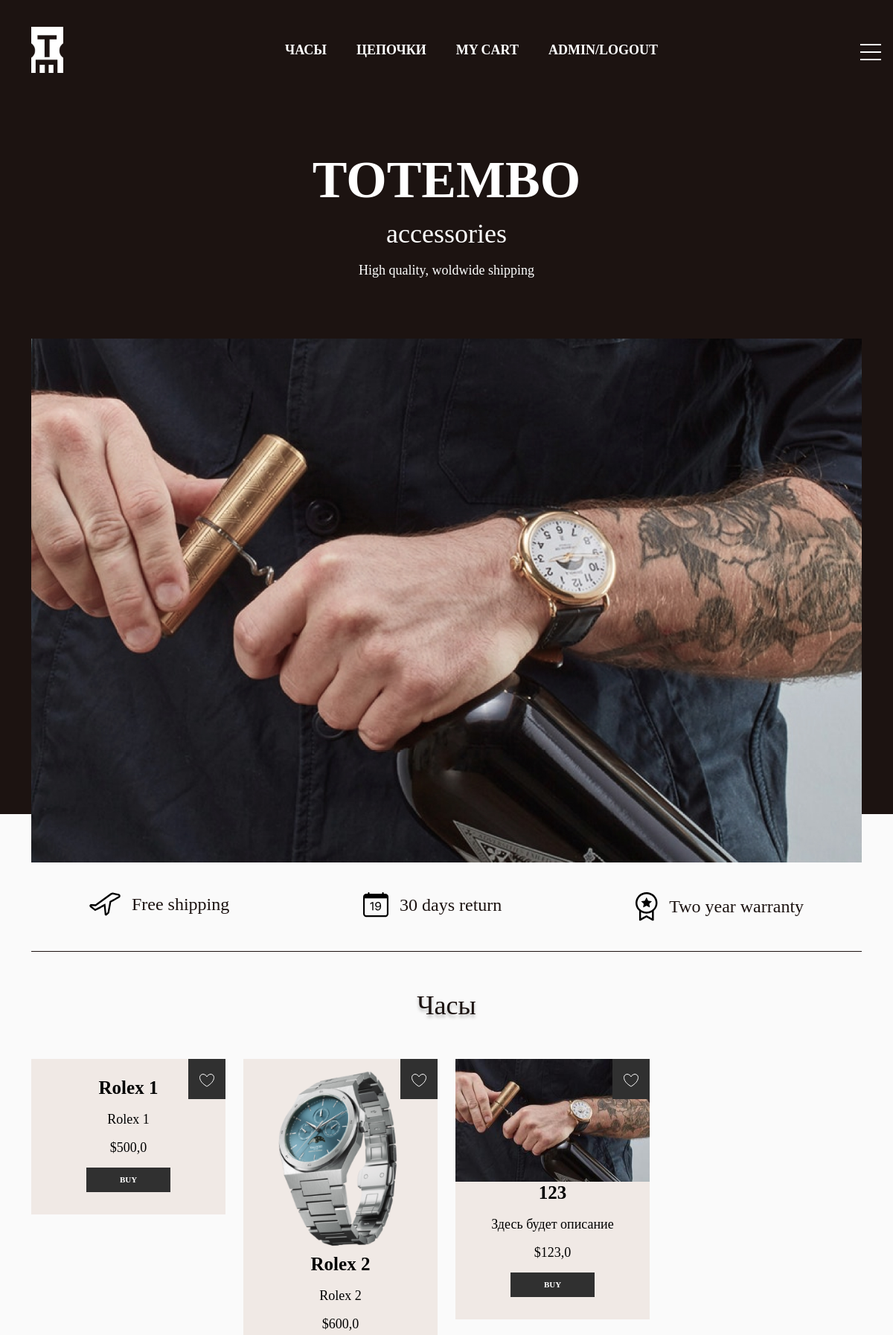
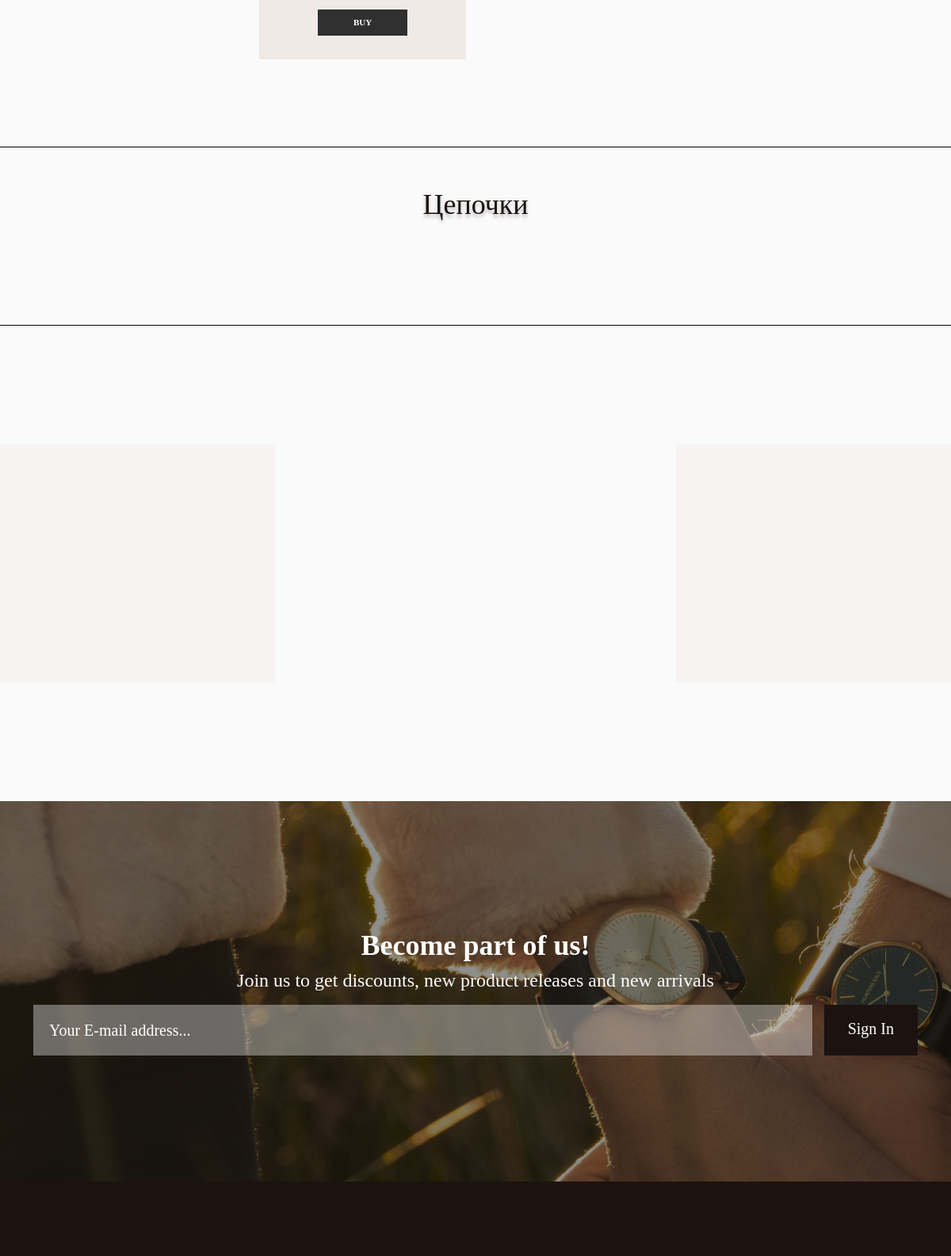
The app's page / (signed in, upper part) with its own data (2 pictures, top to bottom).
### store/models.py (models this page shows, shortened)
class Category(models.Model):
    title = models.CharField(max_length=255, verbose_name='Категория')
    image = models.ImageField(upload_to='categories/', verbose_name='Изображение')
    slug = models.SlugField(unique=True, null=True, verbose_name='слаг')
    def get_absolute_url(self):
        return reverse('category', kwargs={'slug': self.slug})
    def __str__(self):
        return self.title
    class Meta:
        verbose_name = 'Категория'
        verbose_name_plural = 'Категории'

class Product(models.Model):
    title = models.CharField(max_length=255, verbose_name='Название товара')
    description = models.TextField(verbose_name='Описание товара', default='Здесь будет описание')
    price = models.FloatField(verbose_name='Цена товара')
    size = models.IntegerField(verbose_name='Размер в мм', default=30)
    colour = models.CharField(max_length=30, verbose_name='Цвет/Материал', default='Золото')
    created_at = models.DateTimeField(auto_now_add=True, verbose_name='Дата добавления')
    updated_at = models.DateTimeField(auto_now=True, verbose_name='Дата обновления')
    quantity = models.IntegerField(verbose_name='Кол-во на складе')
    category = models.ForeignKey(Category,
                                 on_delete=models.CASCADE,
                                 verbose_name='Категория',
                                 related_name='products')
    slug = models.SlugField(unique=True, null=True, verbose_name='Слаг')
    def get_absolute_url(self):
        return reverse('product', kwargs={'slug': self.slug})
    def get_first_photo(self):
        if self.images:
            try:
                return self.images.first().photo.url
            except:
                return 'https://экологиякрыма.рф/img/19893719.jpg'
        else:
            return 'https://экологиякрыма.рф/img/19893719.jpg'
    class Meta:
        verbose_name = 'Товар'
        verbose_name_plural = 'Товары'

class Gallery(models.Model):
    product = models.ForeignKey(Product, on_delete=models.CASCADE, verbose_name='Товар', related_name='images')
    photo = ResizedImageField(size=[630, 630], upload_to='products/', null=True, blank=True, verbose_name='Изображение')
    class Meta:
        verbose_name = 'Изображение'
        verbose_name_plural = 'Галерея товаров'

### store/views.py (the view)
# urls.py: path('', ProductList.as_view(), name='product_list'),
class ProductList(ListView):
    model = Product
    extra_context = {
        'title': 'TOTEMBO: Главная страница'
    }
    template_name = 'store/product_list.html'
    context_object_name = 'categories'
    def get_queryset(self):
        categories = Category.objects.all()
        data = []
        for category in categories:
            products = category.products.all()[:4]
            if category.image:
                image = category.image.url
            else:
                image = 'https://экологиякрыма.рф/img/19893719.jpg'
            data.append({
                'title': category,
                'products': products,
                'image': image
            })
        return data

### store/templatetags/store_tags.py (called while the page is built)
@register.simple_tag()
def get_categories():
    categories = Category.objects.all()
    return categories

@register.simple_tag()
def get_favourite_products(user):
    favs = FavouriteProducts.objects.filter(user=user)
    products = [i.product for i in favs]
    return products

### store/templates/store/product_list.html (shortened to what this page needs)
{% extends 'base.html' %}
{% block main %}
<main>
    {% include 'store/components/_guarantees.html' %}
    {% for category in categories %}
    <section class="products-section products_section-watches">
        <h2 class="main_title text-center">{{ category.title }}</h2>
        <div class="container">
            <div class="row">
                {% for product in category.products %}
                    {% include 'store/components/_product_card.html' %}
                {% endfor %}
            </div>
        </div>
    </section>
    {% endfor %}
    <div class="owl-carousel">
        <div class="owl-carousel_block">
            <h3 class="owl-carousel_block-title">You may also like</h3>
        </div>
        {% for category in categories %}
        <div class="owl-carousel_block owl-carousel_block-bg">
            <div class="owl-carousel_block-content">
                <img src="{{ category.image }}" alt="">
            </div>
        </div>
        {% endfor %}
    </div>
    {% include 'store/components/_email_form.html' %}
</main>
{% endblock main %}

### templates/base.html (shortened to what this page needs)
{% load static %}
<!DOCTYPE html>
<html lang="en">
<head>
    <link href="https://cdn.jsdelivr.net/npm/bootstrap@5.0.0-beta3/dist/css/bootstrap.min.css" rel="stylesheet"
>
    <link rel="stylesheet" href="{% static 'store/owl-carousel/css/owl.carousel.min.css' %}">
    <link rel="stylesheet" href="{% static 'store/owl-carousel/css/owl.theme.default.min.css' %}">
    <link rel="stylesheet" href="{% static 'store/style/style.css' %}">
    <link rel="stylesheet" href="{% static 'store/style/additional_style.css' %}">
</head>
<body>
    <header>
        {% include 'components/_navbar.html' %}
        {% block header_text %}
        {% include 'components/_header_text.html' %}
        {% endblock header_text %}
        {% block header_poster %}
        {% include 'components/_header_poster.html' %}
        {% endblock header_poster %}
    </header>
    {% block main %}
    {% endblock main %}
    {% include 'components/_footer.html' %}
</body>
</html>

### templates/components/_navbar.html (shortened to what this page needs)
{% load static %}
<nav class="header_nav">
    <div class="container">
        <div class="row align-items-center">
            <div class="col-auto">
                <a href="{% url 'product_list' %}">
                    <img src="{% static 'store/images/header_logo.jpg' %}" alt="">
                </a>
            </div>
            <div class="col-sm-8 col-lx-8 m-auto">
                {% include 'components/_header_nav_menu.html' %}
            </div>
        </div>
    </div>
    <div class="header_lx-panel">
        <div class="hamburger">
            <div></div>
        </div>
    </div>
</nav>

### templates/components/_header_nav_menu.html
{% load store_tags %}
{% get_categories as categories %}
<ul class="header_nav-menu d-flex justify-content-center flex-wrap text-center">
    {% for category in categories %}
    <li class="header_nav-item">
        <a class="header_nav-link " href="{{ category.get_absolute_url }}">{{ category|upper }}</a>
    </li>
    {% endfor %}
    <li class="header_nav-item mt-3 mt-lg-0">
        <a class="header_nav-link " href="{% url 'cart' %}">MY CART</a>
    </li>
    {% if not request.user.is_authenticated %}
    <li class="header_nav-item mt-3 mt-lg-0">
        <a class="header_nav-link " href="{% url 'login_registration' %}">
            SIGN UP\SIGN IN
        </a>
    </li>
    {% else %}
    <li class="header_nav-item mt-3 mt-lg-0">
        <a class="header_nav-link " href="{% url 'logout' %}">
            {{ request.user.username|upper }}/LOGOUT
        </a>
    </li>
    {% endif %}
</ul>

### templates/components/_header_panel.html (shortened to what this page needs)
{% load static %}

### templates/components/_header_text.html
<div class="container-fluid">
            <div class="row justify-content-center text-center">
                <div class="col-12">
                    <h1 class="header_title">TOTEMBO</h1>
                    <p class="header_sub-title">accessories</p>
                    <p class="header_slogan">High quality, woldwide shipping</p>
                </div>
            </div>
        </div>

### templates/components/_header_poster.html
{% load static %}
<div class="header_poster">
    <div class="container">
        <img class="header_poster-img w-100" src="{% static 'store/images/header_poster.jpg' %}" alt="">
    </div>
</div>

### store/templates/store/components/_guarantees.html
{% load static %}
<div class="container">
    <div class="blocks_guarantees">
        <div class="row justify-content-around">
            <div class="col-auto">
                <div class="blocks_guarantees-card d-flex align-items-center">
                    <img src="{% static 'store/images/icons/shipping_icon.svg' %}" alt="">
                    <p class="blocks_guarantees-desc mt-auto mb-auto">Free shipping</p>
                </div>
            </div>
            <div class="col-auto">
                <div class="blocks_guarantees-card d-flex align-items-center">
                    <img src="{% static 'store/images/icons/calendar_icon.svg' %}" alt="">
                    <p class="blocks_guarantees-desc mt-auto mb-auto">30 days return</p>
                </div>
            </div>
            <div class="col-auto">
                <div class="blocks_guarantees-card d-flex align-items-center mt-3 mt-md-0">
                    <img src="{% static 'store/images/icons/warranty_icon.svg' %}" alt="">
                    <p class="blocks_guarantees-desc mt-auto mb-auto">Two year warranty</p>
                </div>
            </div>
        </div>
    </div>
</div>

### store/templates/store/components/_product_card.html (shortened to what this page needs)
{% load static %}
{% load store_tags %}
<div class="col-12 col-sm-6 col-md-4 col-lg-3">
    <div class="product_card text-center">
        <div class="product_card-basket">
            <a href="{% url 'save_or_del' product.slug %}" class="product_card_basket-link basket_icon">
            </a>
        </div>
        <a class="product_card-detail" href="{{ product.get_absolute_url }}">
            <div class="w-100">
                <img class="product_card-img img-fluid" src="{{ product.get_first_photo }}" width="500" alt="">
            </div>
            <div class="product_card-description">
                <p class="product_card-name">{{ product.title }}</p>
                <p class="product_card-desc">{{ product.description }}</p>
                <p class="product_card-price">${{ product.price }}</p>
            </div>
        </a>
        <a href="{% url 'to_cart' product.pk 'add' %}" class="product_card-btn">BUY</a>
    </div>
</div>

### store/templates/store/components/_email_form.html
<div class="email_form">
        <div class="email_form-block text-center d-flex w-100 h-100 align-items-center">
            <div class="container">
                <div class="row">
                    <div class="col-12">
                        <h3 class="email_form-title">Become part of us!</h3>
                        <p class="email_form-desc">Join us to get discounts, new product releases and new
                            arrivals</p>
                        <form class="d-flex" action="" method="post">
                            <input class="email_form-input flex-grow-1" type="text"
                                   placeholder="Your E-mail address...">
                            <a class="email_form-link" href="">Sign In</a>
                        </form>
                    </div>
                </div>
            </div>
        </div>
    </div>

### templates/components/_footer.html (shortened to what this page needs)
<footer>
    </footer>

### store/static/store/style/additional_style.css (style rules this page uses)
body { background-color: hsl(0, 0%, 98%); }
h1,h2,h3,h4,h5,h6 { color:hsl(0, 0%, 30%); }

### records on screen
Category: title "ЧАСЫ", title "Часы", shows a picture
Category: title "ЦЕПОЧКИ", title "Цепочки", shows a picture
Product: title "Rolex 1", description "Rolex 1", price "500,0"
Product: get_first_photo (picture), title "Rolex 2", description "Rolex 2", price "600,0"
Product: get_first_photo (picture), title "123", description "Здесь будет описание", price "123,0"

### other values on screen
{{ request.user.username|upper }} "ADMIN"
